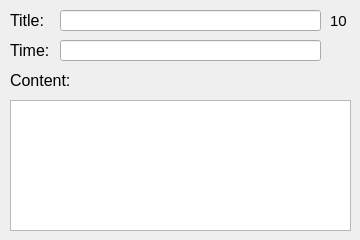
      <widget class="QWidget" name="Page10">
       <widget class="QLabel" name="label_28">
        <property name="geometry">
         <rect>
          <x>10</x>
          <y>10</y>
          <width>41</width>
          <height>21</height>
         </rect>
        </property>
        <property name="font">
         <font>
          <pointsize>12</pointsize>
         </font>
        </property>
        <property name="text">
         <string>Title:</string>
        </property>
       </widget>
       <widget class="QLabel" name="label_29">
        <property name="geometry">
         <rect>
          <x>10</x>
          <y>40</y>
          <width>41</width>
          <height>21</height>
         </rect>
        </property>
        <property name="font">
         <font>
          <pointsize>12</pointsize>
         </font>
        </property>
        <property name="text">
         <string>Time:</string>
        </property>
       </widget>
       <widget class="QLineEdit" name="title_10">
        <property name="geometry">
         <rect>
          <x>60</x>
          <y>10</y>
          <width>261</width>
          <height>21</height>
         </rect>
        </property>
        <property name="readOnly">
         <bool>true</bool>
        </property>
       </widget>
       <widget class="QLineEdit" name="time_10">
        <property name="geometry">
         <rect>
          <x>60</x>
          <y>40</y>
          <width>261</width>
          <height>21</height>
         </rect>
        </property>
        <property name="readOnly">
         <bool>true</bool>
        </property>
       </widget>
       <widget class="QLabel" name="label_30">
        <property name="geometry">
         <rect>
          <x>10</x>
          <y>70</y>
          <width>71</width>
          <height>21</height>
         </rect>
        </property>
        <property name="font">
         <font>
          <pointsize>12</pointsize>
         </font>
        </property>
        <property name="text">
         <string>Content:</string>
        </property>
       </widget>
       <widget class="QLabel" name="label_40">
        <property name="geometry">
         <rect>
          <x>330</x>
          <y>10</y>
          <width>21</width>
          <height>21</height>
         </rect>
        </property>
        <property name="font">
         <font>
          <pointsize>11</pointsize>
         </font>
        </property>
        <property name="layoutDirection">
         <enum>Qt::LeftToRight</enum>
        </property>
        <property name="frameShape">
         <enum>QFrame::NoFrame</enum>
        </property>
        <property name="text">
         <string>10</string>
        </property>
       </widget>
       <widget class="QPlainTextEdit" name="plainTextEdit_10">
        <property name="geometry">
         <rect>
          <x>10</x>
          <y>100</y>
          <width>341</width>
          <height>131</height>
         </rect>
        </property>
        <property name="readOnly">
         <bool>true</bool>
        </property>
       </widget>
      </widget>
